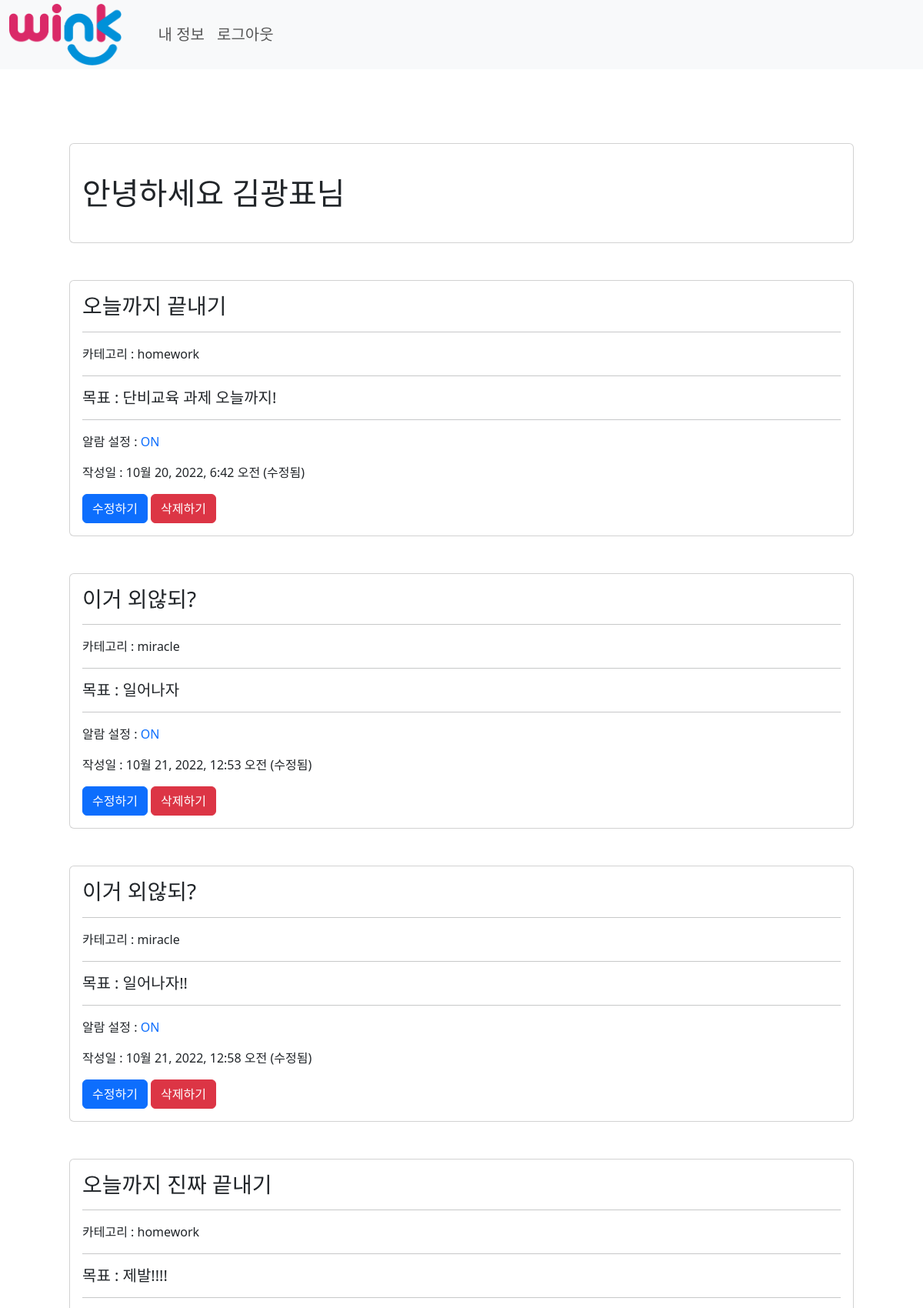
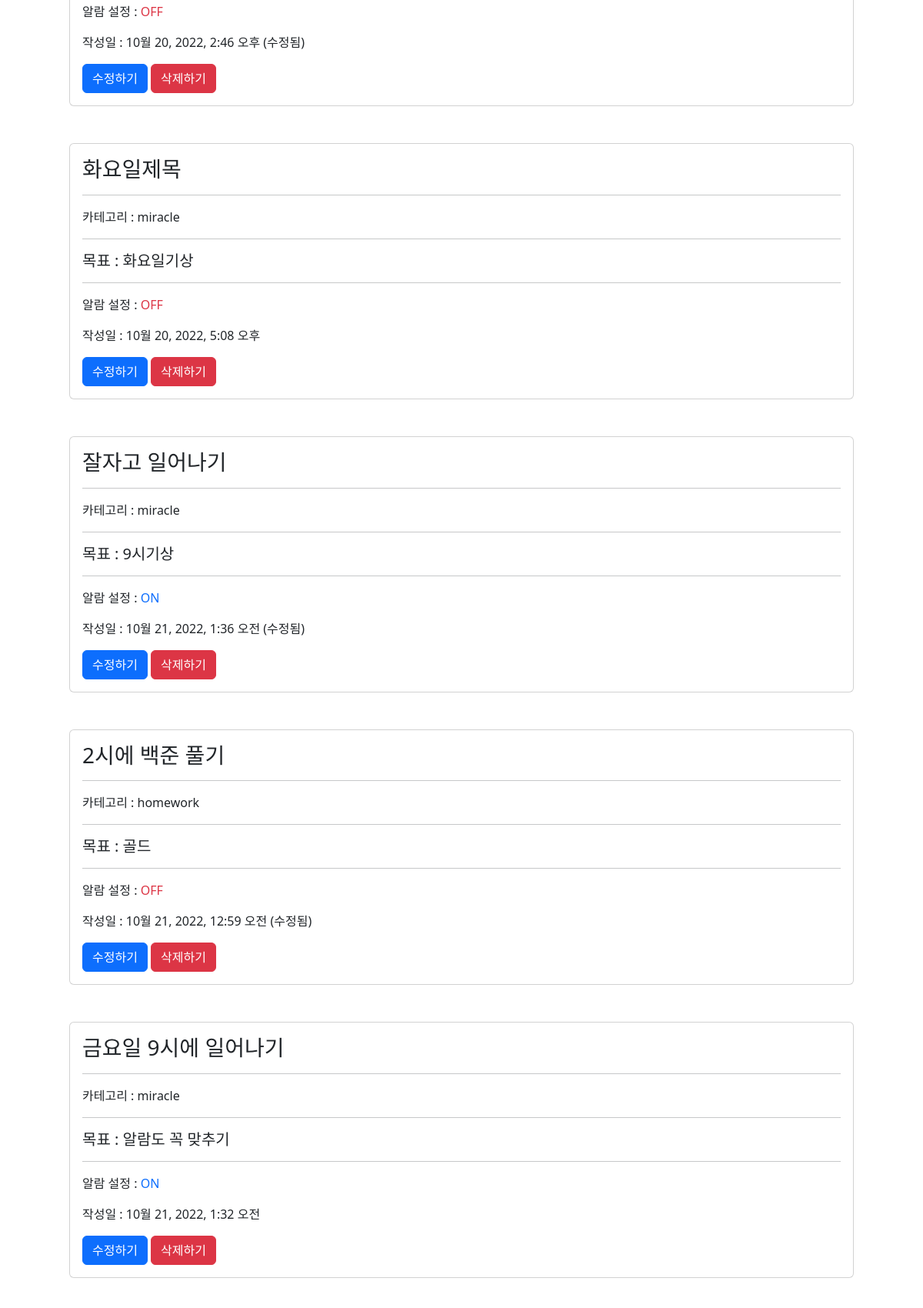
The page /read/1 (signed in, upper part) on the database its author committed (2 pictures, top to bottom).
### accounts/models.py (models this page shows, shortened)
class User(AbstractBaseUser, PermissionsMixin):
    objects = UserManager()
    email = models.EmailField(
        max_length=255,
        unique=True,
    )
    nickname = models.CharField(max_length=30, unique=True)
    is_active = models.BooleanField(default=True)
    is_admin = models.BooleanField(default=False)
    USERNAME_FIELD = "email"
    REQUIRED_FIELDS = [
        "nickname",
    ]
    def __str__(self):
        return self.nickname

### articles/models.py (models this page shows)
class Routines(models.Model):
    user = models.ForeignKey(settings.AUTH_USER_MODEL, on_delete=models.CASCADE)
    title = models.CharField(max_length=20)
    MIRACLE = "miracle"
    HOMEWORK = "homework"
    category = models.CharField(
        max_length=9,
        choices=(
            (MIRACLE, "기상"),
            (HOMEWORK, "숙제"),
        ),
        default=MIRACLE,
    )
    goal = models.TextField()
    is_alarm = models.BooleanField(default=False)
    is_deleted = models.BooleanField(default=False)
    created_at = models.DateTimeField(auto_now_add=True)
    modified_at = models.DateTimeField(auto_now=True)

### articles/views.py (the view)
# urls.py: path("read/<int:account_pk>", views.read, name="read"),
@login_required
def read(request, account_pk):
    routines = Routines.objects.filter(user_id=account_pk)
    routine_days = Routine_day.objects.all()
    context = {
        "routines": routines,
        "routine_days": routine_days,
    }
    return render(request, "articles/read.html", context)

### articles/templates/articles/read.html (shortened to what this page needs)
{% extends 'base.html' %}
{% load static %}
{% block content %}
<div class="container py-5">
    <div class="card m-5 p-3">
        <h1 class="my-4">안녕하세요 {{ user }}님</h1>
    </div>
    {% for routine in routines %}
    {% if not routine.is_delete and routine.user == user %}
    <div class="card m-5">
        <div class="card-body">
            <h3 class="card-title mb-3">{{ routine.title }}</h3>
            <hr>
            <p class="card-subtitle my-3">카테고리 : {{ routine.category }}</p>
            <hr>
            <h5 class="card-text">목표 : {{ routine.goal }}</h5>
            <hr>
            <p class="card-text">알람 설정 :
                {% if routine.is_alarm %}
                <a class="text-primary text-decoration-none" href="{% url 'articles:alarm' routine.pk %}">ON</a>
                {% else %}
                <a class="text-danger text-decoration-none" href="{% url 'articles:alarm' routine.pk %}">OFF</a>
                {% endif %}
            </p>
            {% if routine.created_at == routine.modified_at %}
            작성일 : {{ routine.created_at }}
            {% else %}
            작성일 : {{ routine.modified_at }} (수정됨)
            {% endif %}
            <a class="btn btn-primary" href="{% url 'articles:update' routine.pk %}">수정하기</a>
            <a class="btn btn-danger" href="{% url 'articles:delete' routine.pk %}">삭제하기</a>
        </div>
    </div>
    {% endif %}
    {% endfor %}
</div>
{% endblock %}

### rows shown on the page
User: nickname "김광표"
Routines: title "오늘까지 끝내기", category "homework", goal "단비교육 과제 오늘까지!", is_alarm "ON", modified_at "10월 20, 2022, 6:42 오전"
Routines: title "이거 외않되?", category "miracle", goal "일어나자", is_alarm "ON", modified_at "10월 21, 2022, 12:53 오전"
Routines: title "이거 외않되?", category "miracle", goal "일어나자!!", is_alarm "ON", modified_at "10월 21, 2022, 12:58 오전"
Routines: title "오늘까지 진짜 끝내기", category "homework", goal "제발!!!!", is_alarm "OFF", modified_at "10월 20, 2022, 2:46 오후"
Routines: title "화요일제목", category "miracle", goal "화요일기상", is_alarm "OFF", created_at "10월 20, 2022, 5:08 오후"
Routines: title "잘자고 일어나기", category "miracle", goal "9시기상", is_alarm "ON", modified_at "10월 21, 2022, 1:36 오전"
Routines: title "2시에 백준 풀기", category "homework", goal "골드", is_alarm "OFF", modified_at "10월 21, 2022, 12:59 오전"
Routines: title "금요일 9시에 일어나기", category "miracle", goal "알람도 꼭 맞추기", is_alarm "ON", created_at "10월 21, 2022, 1:32 오전"
